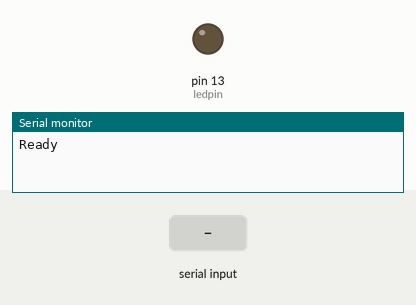
This sketch was run on a simulated Arduino Uno, built with avr-gcc and run on an emulated ATmega328P. Shown: output pins drawn as LEDs (lit = HIGH), the last lines printed to the serial monitor. The test bench sets the inputs (shaded band).

Above: at 2.7 s.
2.8 s: "1" received over the second serial link
At 3.8 s:
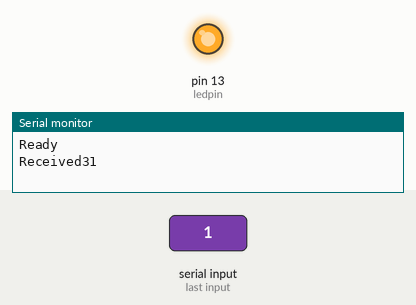
4.3 s: "0" received over the second serial link
At 5.2 s:
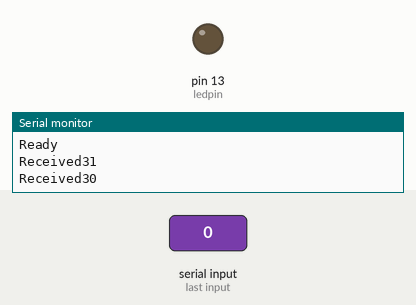
Timing chart, 0 to 7.3 s (numbered marks = the images above; inputs shaded):
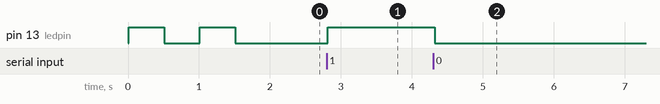

The sketch:

serial-terminal.ino
```cpp
// This program shown how to control arduino from PC Via Bluetooth
// Connect ...
// arduino>>bluetooth
// D11   >>>  Rx
// D10   >>>  Tx
//Written By Mohannad Rawashdeh
//for http://www.genotronex.com/
//http://www.instructables.com/id/Arduino-AND-Bluetooth-HC-05-Connecting-easily/?ALLSTEPS

// you will need arduino 1.0.1 or higher to run this sketch

#include <SoftwareSerial.h>// import the serial library

SoftwareSerial Genotronex(10, 11); // RX, TX, changed by P
int ledpin=13; // led on D13 will show blink on / off
int BluetoothData; // the data given from Computer

void setup() {
  // put your setup code here, to run once:
  Serial.begin(9600);
  Genotronex.begin(38400);
  Genotronex.println("Bluetooth On please press 1 or 0 blink LED ..");
  pinMode(ledpin,OUTPUT);
  Serial.println("Ready");
  digitalWrite(ledpin,1);
  delay(500);
  digitalWrite(ledpin,0);
  delay(500);
  digitalWrite(ledpin,1);
  delay(500);
  digitalWrite(ledpin,0);
}

void loop() {
  // put your main code here, to run repeatedly:
   if (Genotronex.available()){
BluetoothData=Genotronex.read();
Serial.print("Received");
Serial.println(BluetoothData, HEX);
   if(BluetoothData=='1'){   // if number 1 pressed ....
   digitalWrite(ledpin,1);
   Genotronex.println("LED  On D13 ON ! ");
   }
  if (BluetoothData=='0'){// if number 0 pressed ....
  digitalWrite(ledpin,0);
   Genotronex.println("LED  On D13 Off ! ");
  }
}
delay(100);// prepare for next data ...
}
```

Measured:
- after the input at 2.8 s, pin 13 (ledpin): LOW → HIGH at once
- after the input at 4.3 s, pin 13 (ledpin): HIGH → LOW at once
